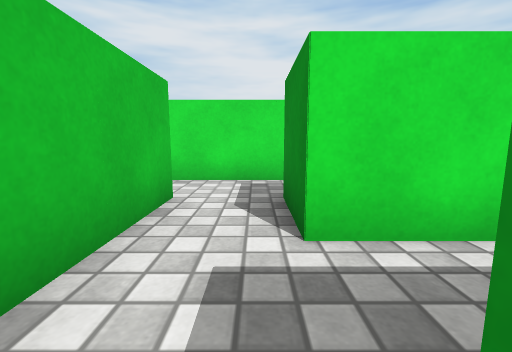
[1] (above)

24 first-person views from a walk through a 3-D level made in the Unity game engine. The camera is 0.51 m above the floor, tilts 8° down and sees 90° across. The floor is counted in squares, 0.5 m on a side. Each view is taken from the middle of a square. On the plan, view 1 faces up. The plan holds only what a view shows up to about 11 squares ahead; the rest is blank. The player is left out. Surface patterns are stand-ins for the level's own textures.

[2]
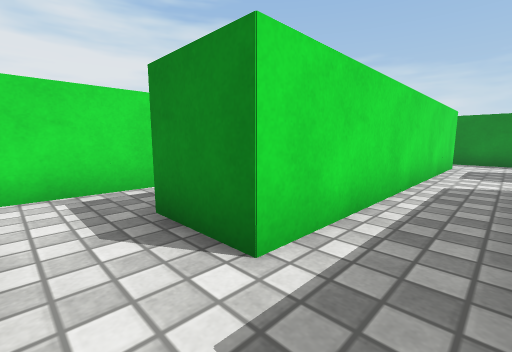

[3]
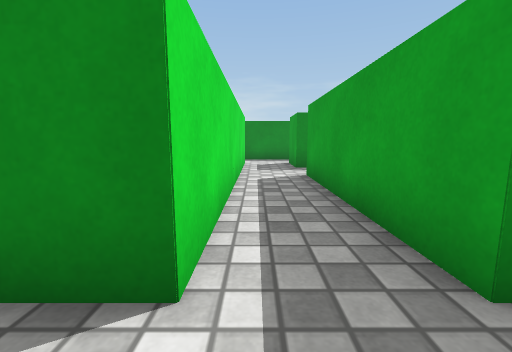

[4]
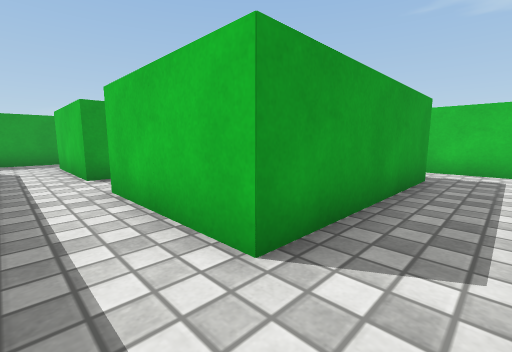

[5]
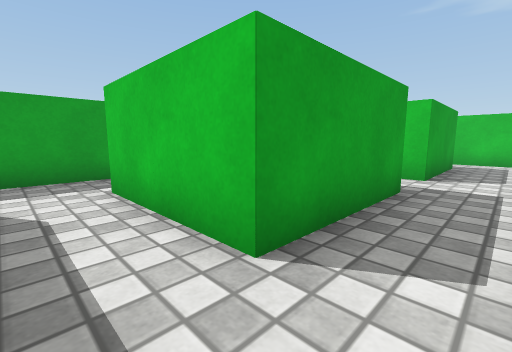

[6]
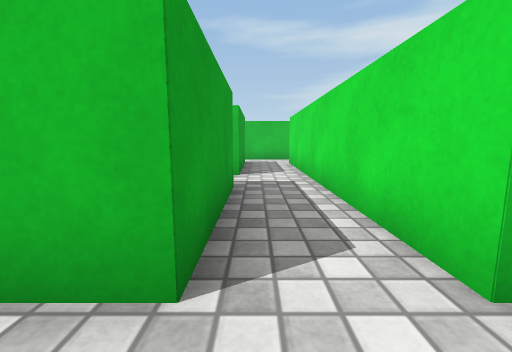

[7]
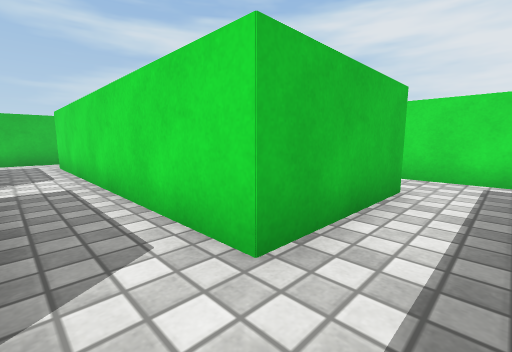

[8]
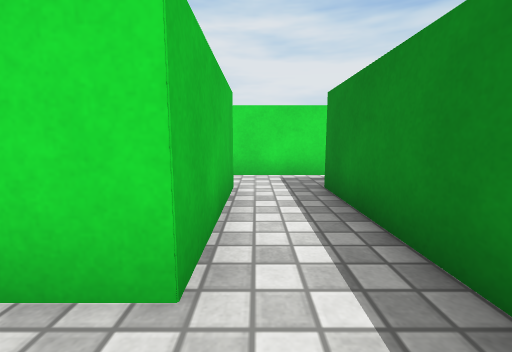

[9]
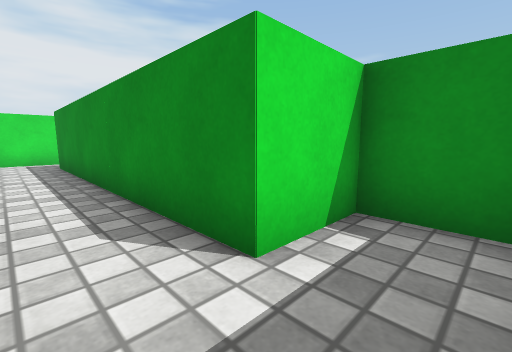

[10]
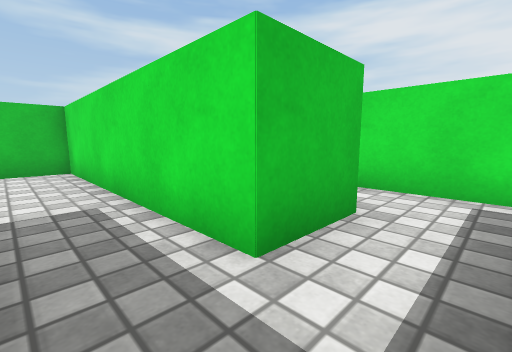

[11]
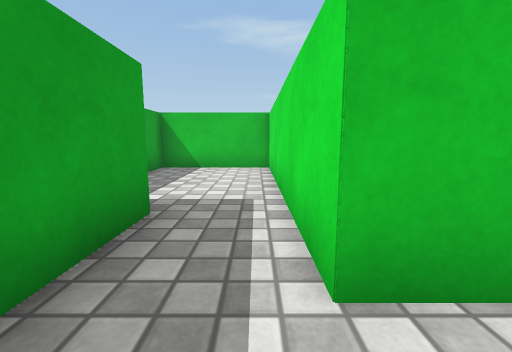

[12]
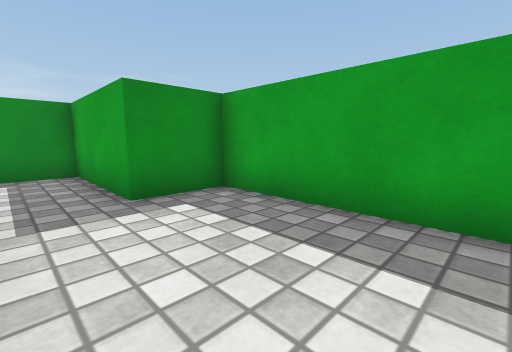

[13]
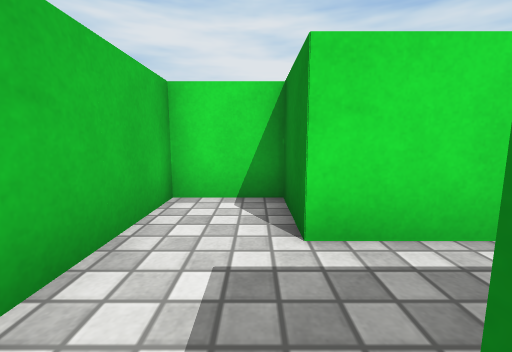

[14]
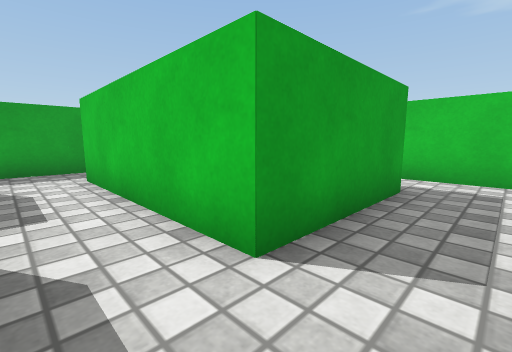

[15]
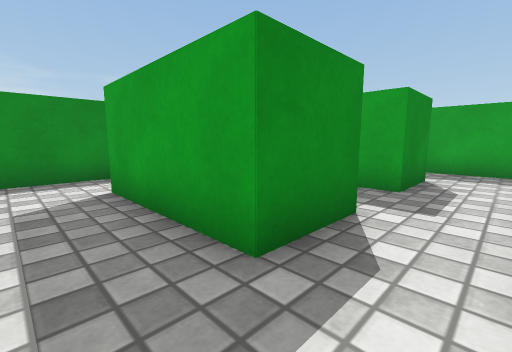

[16]
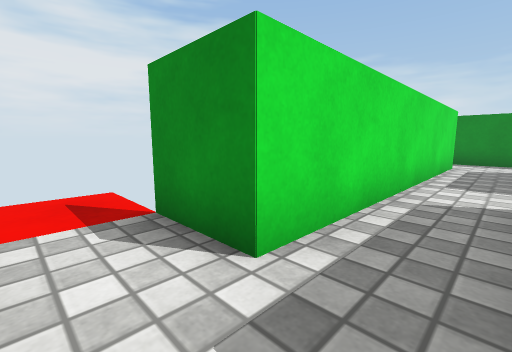

[17]
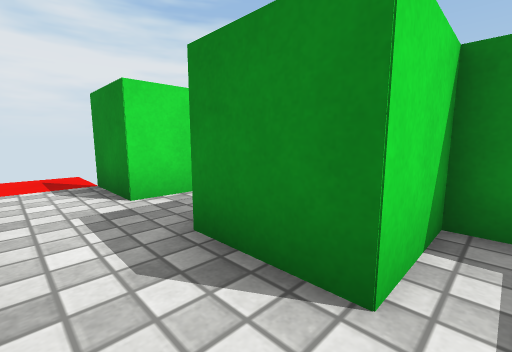

[18]
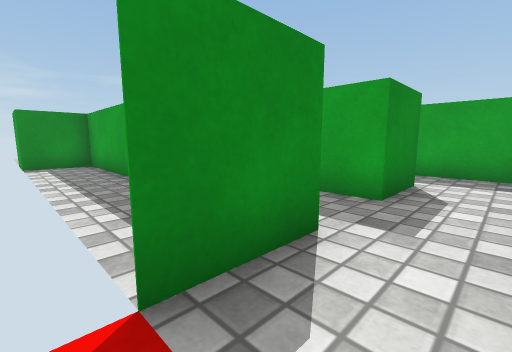

[19]
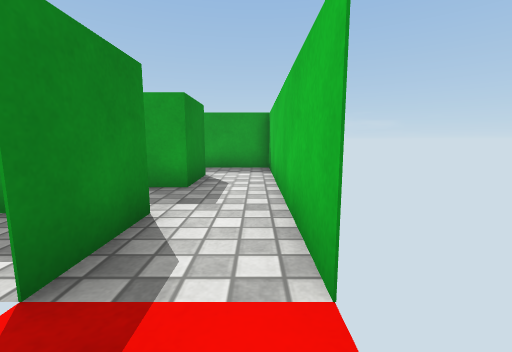

[20]
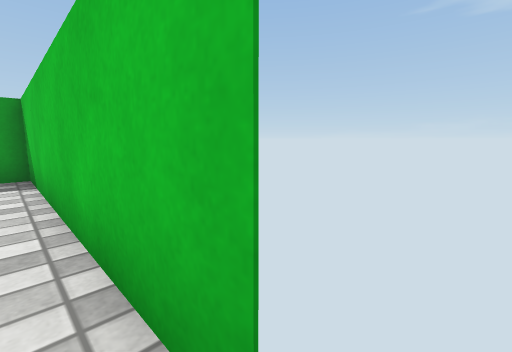

[21]
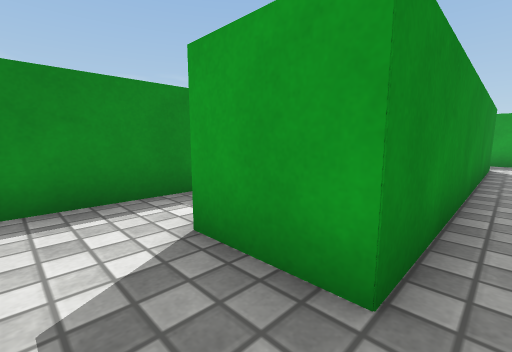

[22]
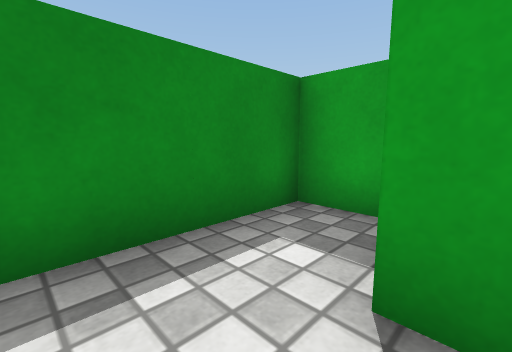

[23]
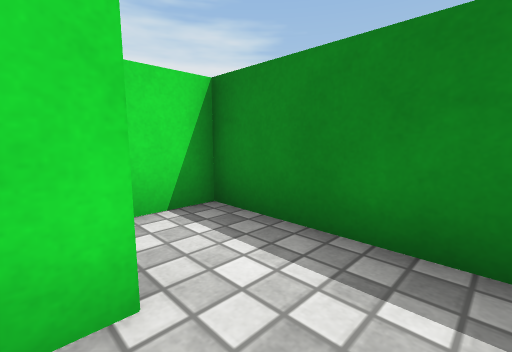

[24]
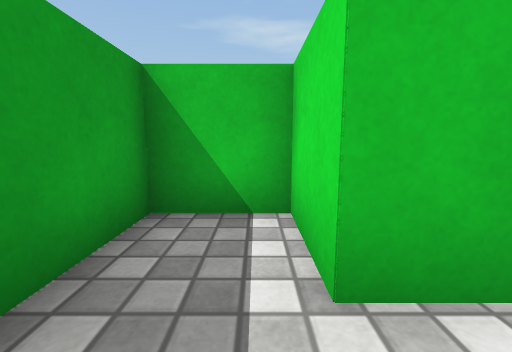

### Floor plan
Ten units are one square. View 1 is at (0, 0); x grows to the right and y downward. Boxes are objects, and circles mark ways between rooms. Rooms are numbered by the first view taken in them; rooms with no view inside come last. Other rooms are left out.
<svg viewBox="-80 -91 210 211">
<path fill="none" stroke="#000" d="M24 55 65 55 65 95 45 95 45 115 86 115M5 16 5 -5 65 -5 65 35 -35 35 -35 15 -55 15 -55 58M-35 55 5 55 5 75M-15 -25 -15 15M84 -25 5 -25M105 111 105 95 85 95 85 -5M5 75 -15 75M-15 95 25 95 25 79M-15 75 -75 75 -75 115 -15 115 -15 95M5 -25 5 -45 45 -45M45 -65 -55 -65 -55 -86M-55 -25 -55 -45 -15 -45 -15 -25M-75 -86 -75 -25M65 -39 65 -68M-75 -25 -75 -5 -50 -5M-35 -19 -35 -25 -55 -25M106 -25 84 -25M85 -5 106 -5M111 15 125 15 125 -45 111 -45M-20 35 10 35"/>
<circle cx="15" cy="65" r="3" fill="#2a7"/>
<circle cx="-5" cy="-35" r="3" fill="#2a7"/>
<circle cx="95" cy="-15" r="3" fill="#2a7"/>
<circle cx="-5" cy="5" r="3" fill="#2a7"/>
<circle cx="-5" cy="85" r="3" fill="#2a7"/>
<circle cx="-65" cy="-35" r="3" fill="#2a7"/>
<text x="30" y="40">1</text>
<text x="0" y="80">2</text>
<text x="-50" y="90">3</text>
<text x="-10" y="-60">4</text>
<text x="-60" y="-20">5</text>
<text x="110" y="-20">6</text>
<text x="-10" y="20">7</text>
</svg>
Room 1 opens to room 2. Room 1 opens to room 4. Room 1 opens to room 6. Room 1 opens to room 7. Room 2 opens to room 3. Room 4 opens to room 5.

Where each view was taken, in squares from view 1:
view 1: 0 up, 0 right, facing up
view 2: 1 up, 1 left, facing up-right
view 3: 2 up, 1 left, facing right
view 4: 2 up, 8 right, facing down-left
view 5: 4 down, 8 right, facing down-left
view 6: 5 down, 8 right, facing left
view 7: 5 down, 8 right, facing up-left
view 8: 5 down, 7 right, facing up
view 9: 11 down, 7 right, facing up-right
view 10: 9 down, 2 right, facing up-left
view 11: 8 down, 2 right, facing left
view 12: 8 down, 6 left, facing down-right
view 13: 6 down, 4 left, facing up
view 14: 6 up, 0 right, facing down-left
view 15: 6 up, 1 left, facing down-right
view 16: 5 up, 7 left, facing up-right
view 17: 2 up, 7 left, facing up-right
view 18: 9 up, 7 left, facing down-right
view 19: 10 up, 7 left, facing down
view 20: 9 up, 7 left, facing down-left
view 21: 2 up, 8 right, facing down-right
view 22: 2 up, 10 right, facing down-right
view 23: 1 up, 10 right, facing up-right
view 24: 10 down, 8 right, facing left
